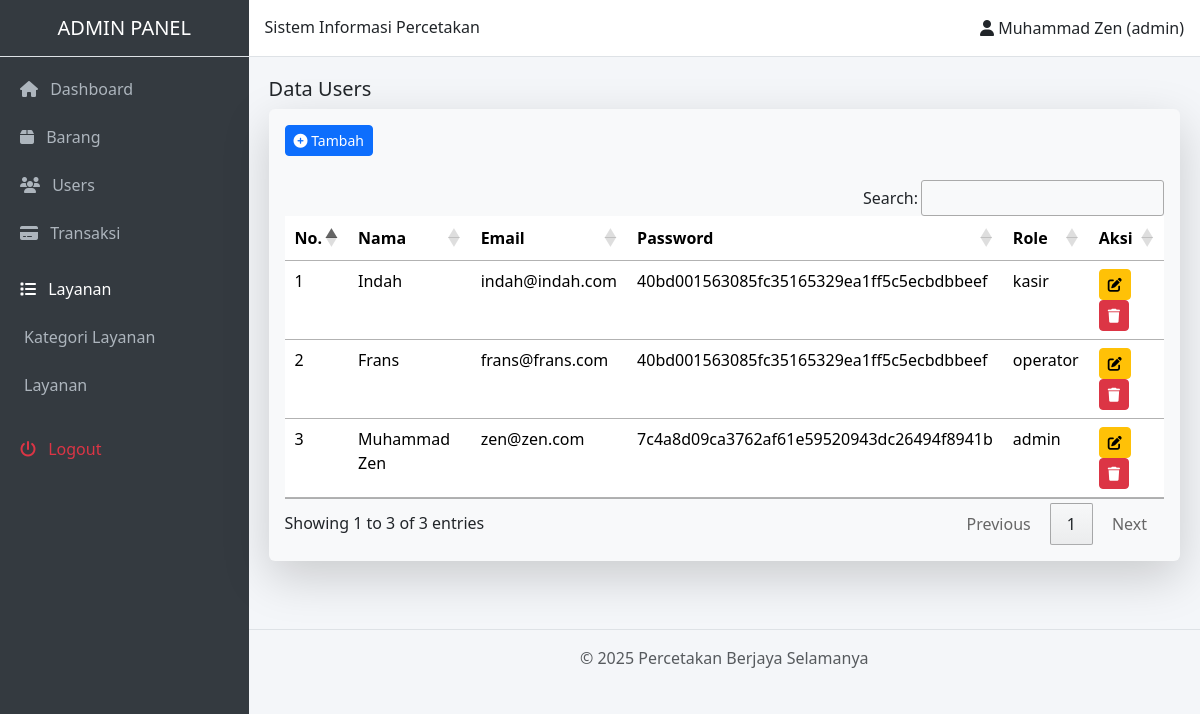
/index.php?halaman=users (signed in), run on the app's committed database.
### tables this page shows
CREATE TABLE `users`  (
  `id_user` int NOT NULL AUTO_INCREMENT,
  `nama` varchar(90) NULL DEFAULT NULL,
  `email` varchar(50) NULL DEFAULT NULL,
  `password` varchar(255) NULL DEFAULT NULL,
  `role` enum('admin','kasir','operator') NULL DEFAULT NULL,
  `status_hapus` enum('Y','T') NULL DEFAULT NULL,
  PRIMARY KEY (`id_user`) USING BTREE
);

### menu/users/users.php (the view, shortened to what this page needs)
<?php
$koneksi = mysqli_connect('localhost', 'root', '', 'db_percetakan');
$hasil= mysqli_query($koneksi,"select * from users;");
?>
<h5 class="judul-form">Data Users</h5>
<div class="shadow-lg p-3 mb-5 bg-body-tertiary rounded">
  <a href="http://localhost/percetakan/index.php?halaman=tambah_users"><button class="btn btn-primary btn-sm mb-4"><i class="fa fa-plus-circle"></i> Tambah</button></a>
  <table  id="tabelUsers" class="table table-hover">
    <thead>
      <th>No.</th>
      <th>Nama</th>
      <th>Email</th>
      <th>Password</th>
      <th>Role</th>
      <th>Aksi</th>
    </thead>
    <tbody>
      <?php
      $no=1;
      while ($row= mysqli_fetch_array($hasil)) {
      ?>
      <tr>
      <td><?=$no?></td>
      <td><?=$row['nama']?></td>
      <td><?=$row['email']?></td>
      <td><?=$row['password']?></td>
      <td><?=$row['role']?></td>
      <td>
        <a href="http://localhost/percetakan/index.php?halaman=edit_users&id_users=<?=$row['id_user']?>">
          <button class="btn btn-sm btn-warning"><i class="fa fa-edit"></i></button>
        </a>
        <button class="btn btn-sm btn-danger" onclick="hapusData(<?= $row['id_user']; ?>)">
            <i class="fa fa-trash"></i>
        </button>
      </td>
      </tr>
      <?php
      $no++;
      }
      ?>
    </tbody>
  </table>
</div>

### index.php (shortened to what this page needs)
<!DOCTYPE html>
<html lang="en">
<head>
<link href="https://cdn.jsdelivr.net/npm/bootstrap@5.3.8/dist/css/bootstrap.min.css" rel="stylesheet">
<link rel="stylesheet" href="https://cdnjs.cloudflare.com/ajax/libs/font-awesome/6.5.0/css/all.min.css">
<link rel="stylesheet" href="https://cdn.datatables.net/1.13.6/css/jquery.dataTables.min.css">
<link rel="stylesheet" href="https://cdn.datatables.net/buttons/2.4.2/css/buttons.dataTables.min.css">
</head>
<body>
<div class="d-flex">
    <div class="sidebar">
        <h5 class="text-white text-center py-3 border-bottom">ADMIN PANEL</h5>
        <a href="index.php?halaman=home">
            <div class="menu-item"><i class="fa fa-home me-2"></i> Dashboard</div>
        </a>
        <a href="index.php?halaman=barang">
            <div class="menu-item"><i class="fa fa-box me-2"></i> Barang</div>
        </a>
        <a href="index.php?halaman=users">
            <div class="menu-item"><i class="fa fa-users me-2"></i> Users</div>
        </a>
        <a href="index.php?halaman=transaksi">
            <div class="menu-item"><i class="fa fa-credit-card me-2"></i> Transaksi</div>
        </a>
        <div class="menu-item text-white mt-2">
            <i class="fa fa-list me-2"></i> Layanan
        </div>
        <a href="index.php?halaman=kategori_layanan">
            <div class="menu-item ps-4">Kategori Layanan</div>
        </a>
        <a href="#">
            <div class="menu-item ps-4">Layanan</div>
        </a>
        <a href="logout.php">
            <div class="menu-item text-danger mt-3">
                <i class="fa fa-power-off me-2"></i> Logout
            </div>
        </a>
    </div>
    <div class="flex-grow-1">
        <div class="topbar p-3 d-flex justify-content-between align-items-center">
            <h6 class="m-0">Sistem Informasi Percetakan</h6>
            <div>
                <i class="fa fa-user"></i>
                <?= $_SESSION['user']['nama']; ?> (<?= $_SESSION['user']['role']; ?>)
            </div>
        </div>
        <div class="content-wrapper">
            <?php
            if (!isset($_GET['halaman']) || $_GET['halaman']=='home') {
                include("menu/home.php");
            } elseif ($_GET['halaman']=='barang') {
                include("menu/barang/barang.php");
            } elseif ($_GET['halaman']=='tambah_barang') {
                include("menu/barang/tambah_barang.php");
            } elseif ($_GET['halaman']=='edit_barang') {
                include("menu/barang/edit_barang.php");
            } elseif ($_GET['halaman']=='users') {
                include("menu/users/users.php");
            } elseif ($_GET['halaman']=='tambah_users') {
                include("menu/users/tambah_users.php");
            } elseif ($_GET['halaman']=='edit_users') {
                include("menu/users/edit_users.php");
            } elseif ($_GET['halaman']=='kategori_layanan') {
                include("menu/kategori_layanan/kategori_layanan.php");
            } elseif ($_GET['halaman']=='tambah_kategori_layanan') {
                include("menu/kategori_layanan/tambah_kategori_layanan.php");
            } elseif ($_GET['halaman']=='edit_kategori_layanan') {
                include("menu/kategori_layanan/edit_kategori_layanan.php");
            } elseif ($_GET['halaman']=='transaksi') {
                include("menu/transaksi.php");
            }
            ?>
        </div>
        <footer class="text-center p-3 text-muted border-top">
            © 2025 Percetakan Berjaya Selamanya
        </footer>
    </div>
</div>
</body>
</html>

### index.php (style rules this page uses)
body { background-color: #f4f6f9; }
.sidebar { width: 250px; min-height: 100vh; background: #343a40; }
.sidebar a { color: #adb5bd; text-decoration: none; }
.sidebar .menu-item { padding: 12px 20px; }
.topbar { background: #ffffff; border-bottom: 1px solid #dee2e6; }
.content-wrapper { padding: 20px; }

### data on the page
users: nama "Indah", email "indah@indah.com", password "40bd001563085fc35165329ea1ff5c5ecbdbbeef", role "kasir"
users: nama "Frans", email "frans@frans.com", password "40bd001563085fc35165329ea1ff5c5ecbdbbeef", role "operator"
users: nama "Muhammad Zen", email "zen@zen.com", password "7c4a8d09ca3762af61e59520943dc26494f8941b", role "admin"

### other printed values
$_SESSION['user']['nama'] "Muhammad Zen"
$_SESSION['user']['role'] "admin"
